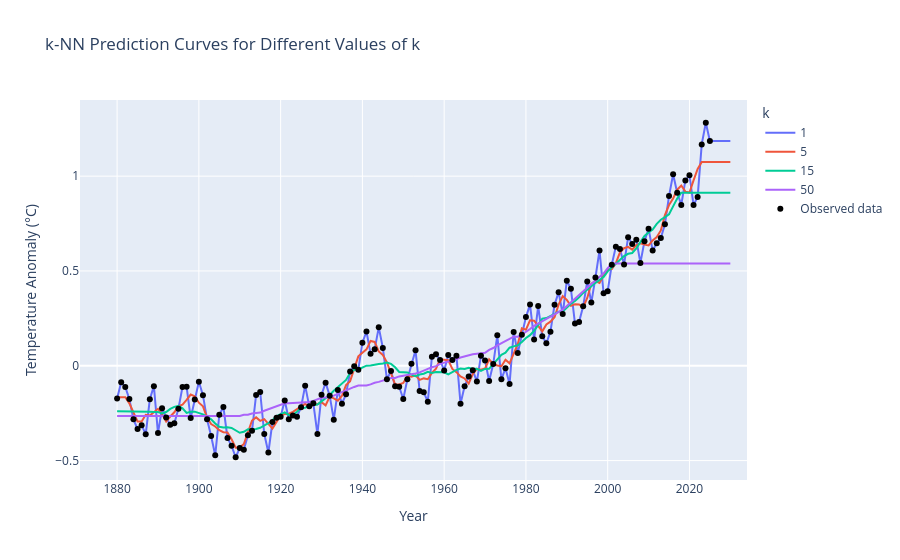

Notebook cell for this chart:
### Code cell
fig = px.line(curves, x = "Year", y = "Prediction", color = "k",
              title = "k-NN Prediction Curves for Different Values of k",
              labels = {"Prediction": "Temperature Anomaly (°C)"},
              height = 600)

# Add the observed data
fig.add_scatter(x = temps["Year"], y = temps["Temp_Anomaly"], mode = "markers",
                name = "Observed data", marker_color = "black")

### Figure 1 — Plotly figure (JSON) as saved in the notebook; plotly's stock layout.template omitted (floating-point values rounded to 4 significant figures; data arrays with more than 128 entries replaced by an {"elided": "..."} marker saying what was removed)
{"data": [{"hovertemplate": "k=1<br>Year=%{x}<br>Temperature Anomaly (°C)=%{y}<extra></extra>", "legendgroup": "1", "line": {"color": "#636efa", "dash": "solid"}, "marker": {"symbol": "circle"}, "mode": "lines", "name": "1", "orientation": "v", "showlegend": true, "type": "scatter", "x": {"elided": "151 int values"}, "xaxis": "x", "y": {"elided": "151 float values"}, "yaxis": "y"}, {"hovertemplate": "k=5<br>Year=%{x}<br>Temperature Anomaly (°C)=%{y}<extra></extra>", "legendgroup": "5", "line": {"color": "#EF553B", "dash": "solid"}, "marker": {"symbol": "circle"}, "mode": "lines", "name": "5", "orientation": "v", "showlegend": true, "type": "scatter", "x": {"elided": "151 int values"}, "xaxis": "x", "y": {"elided": "151 float values"}, "yaxis": "y"}, {"hovertemplate": "k=15<br>Year=%{x}<br>Temperature Anomaly (°C)=%{y}<extra></extra>", "legendgroup": "15", "line": {"color": "#00cc96", "dash": "solid"}, "marker": {"symbol": "circle"}, "mode": "lines", "name": "15", "orientation": "v", "showlegend": true, "type": "scatter", "x": {"elided": "151 int values"}, "xaxis": "x", "y": {"elided": "151 float values"}, "yaxis": "y"}, {"hovertemplate": "k=50<br>Year=%{x}<br>Temperature Anomaly (°C)=%{y}<extra></extra>", "legendgroup": "50", "line": {"color": "#ab63fa", "dash": "solid"}, "marker": {"symbol": "circle"}, "mode": "lines", "name": "50", "orientation": "v", "showlegend": true, "type": "scatter", "x": {"elided": "151 int values"}, "xaxis": "x", "y": {"elided": "151 float values"}, "yaxis": "y"}, {"marker": {"color": "black"}, "mode": "markers", "name": "Observed data", "type": "scatter", "x": {"elided": "146 int values"}, "y": {"elided": "146 float values"}}], "layout": {"autosize": true, "legend": {"title": {"text": "k"}, "tracegroupgap": 0}, "title": {"text": "k-NN Prediction Curves for Different Values of k"}, "xaxis": {"anchor": "y", "autorange": true, "domain": [0, 1], "range": [1871.0, 2034.0], "title": {"text": "Year"}, "type": "linear"}, "yaxis": {"anchor": "x", "autorange": true, "domain": [0, 1], "range": [-0.6003, 1.4], "title": {"text": "Temperature Anomaly (°C)"}, "type": "linear"}}}
